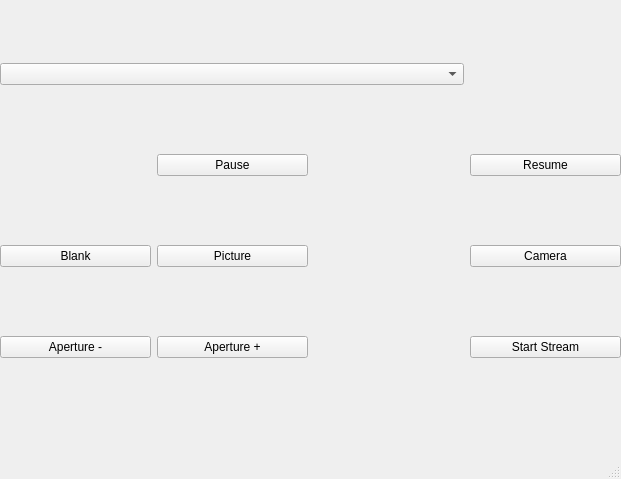
<?xml version="1.0" encoding="UTF-8"?>
<ui version="4.0">
 <class>MainWindow</class>
 <widget class="QMainWindow" name="MainWindow">
  <property name="geometry">
   <rect>
    <x>0</x>
    <y>0</y>
    <width>621</width>
    <height>479</height>
   </rect>
  </property>
  <property name="windowTitle">
   <string>MainWindow</string>
  </property>
  <widget class="QWidget" name="centralwidget">
   <widget class="QWidget" name="gridLayoutWidget">
    <property name="geometry">
     <rect>
      <x>0</x>
      <y>0</y>
      <width>621</width>
      <height>421</height>
     </rect>
    </property>
    <layout class="QGridLayout" name="gridLayout" columnstretch="0,0,0,0,0" columnminimumwidth="0,0,0,0,0">
     <item row="6" column="1">
      <widget class="QPushButton" name="apertureUp">
       <property name="text">
        <string>Aperture +</string>
       </property>
      </widget>
     </item>
     <item row="4" column="3">
      <widget class="QPushButton" name="cameraBtn">
       <property name="text">
        <string>Camera</string>
       </property>
      </widget>
     </item>
     <item row="6" column="0">
      <widget class="QPushButton" name="apertureDown">
       <property name="text">
        <string>Aperture -</string>
       </property>
      </widget>
     </item>
     <item row="4" column="0">
      <widget class="QPushButton" name="blankBtn">
       <property name="text">
        <string>Blank</string>
       </property>
      </widget>
     </item>
     <item row="4" column="1">
      <widget class="QPushButton" name="pictureBtn">
       <property name="text">
        <string>Picture</string>
       </property>
      </widget>
     </item>
     <item row="1" column="3">
      <widget class="QPushButton" name="resumeBtn">
       <property name="text">
        <string>Resume</string>
       </property>
      </widget>
     </item>
     <item row="1" column="1">
      <widget class="QPushButton" name="pauseBtn">
       <property name="text">
        <string>Pause</string>
       </property>
       <property name="flat">
        <bool>false</bool>
       </property>
      </widget>
     </item>
     <item row="0" column="0" colspan="3">
      <widget class="QComboBox" name="cameraBox"/>
     </item>
     <item row="6" column="3">
      <widget class="QPushButton" name="startBtn">
       <property name="text">
        <string>Start Stream</string>
       </property>
      </widget>
     </item>
    </layout>
   </widget>
  </widget>
  <widget class="QMenuBar" name="menubar">
   <property name="geometry">
    <rect>
     <x>0</x>
     <y>0</y>
     <width>621</width>
     <height>30</height>
    </rect>
   </property>
  </widget>
  <widget class="QStatusBar" name="statusbar"/>
 </widget>
 <resources/>
 <connections/>
</ui>
